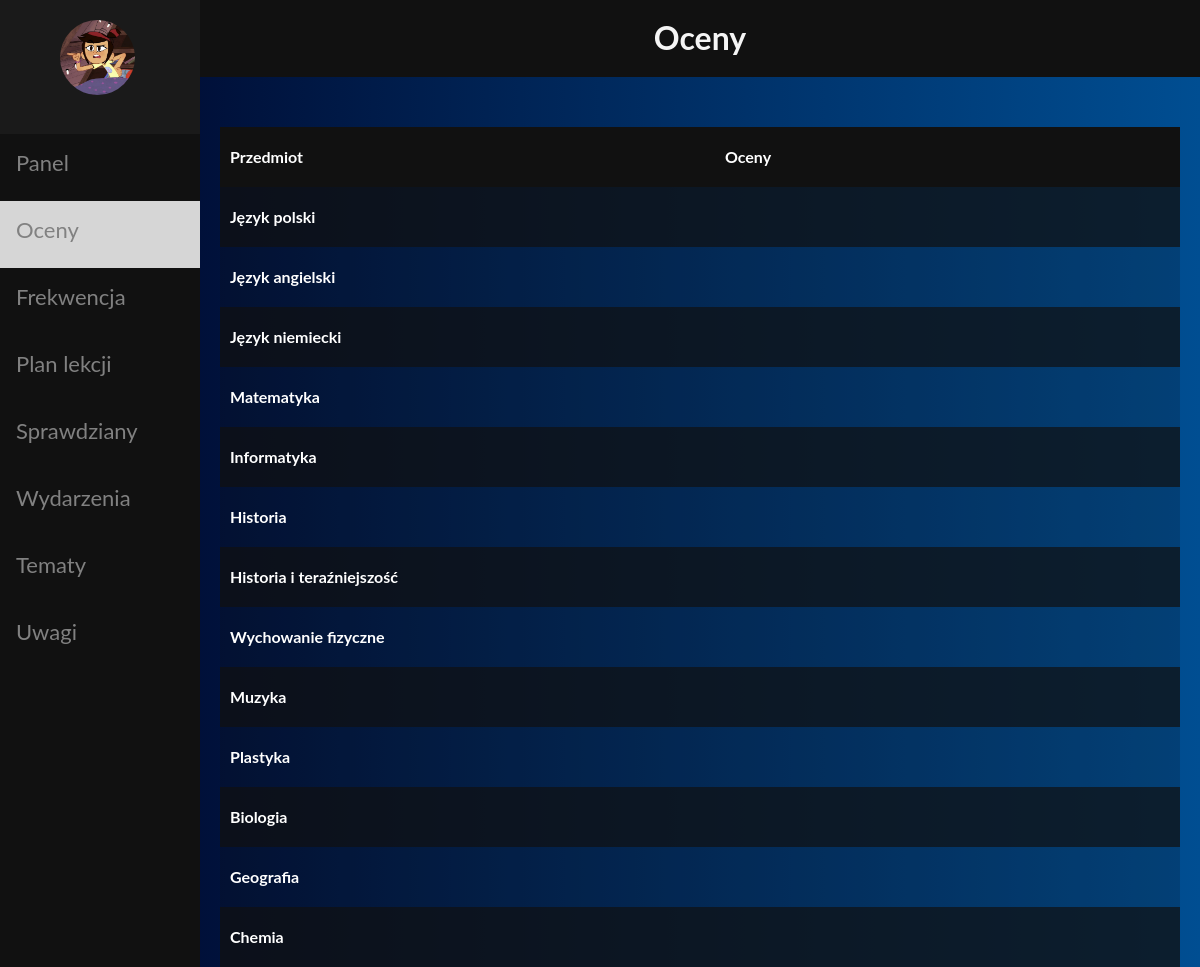
Screenshot of /grades.php (signed in) with the database file from the repository.
### tables this page shows
CREATE TABLE IF NOT EXISTS `subject` (
  `id` SMALLINT(2) UNSIGNED NOT NULL AUTO_INCREMENT,
  `teachers_id` SMALLINT(3) UNSIGNED NOT NULL,
  `name` VARCHAR(45) NULL,
  PRIMARY KEY (`id`),
    FOREIGN KEY (`teachers_id`)
    REFERENCES `teachers` (`id`)
    ON DELETE NO ACTION
    ON UPDATE NO ACTION
);

### grades.php (the view, shortened to what this page needs)
<!DOCTYPE html>
<html lang="pl">
<head>
    <link rel="stylesheet" href="./styles/normalize.css" type="text/css">
    <link rel="stylesheet" href="./styles/webkit.css" type="text/css">
    <link rel="stylesheet" href="./styles/style.css" type="text/css">
</head>
<body>
<nav class="sidenav">
    <div class="profile">
        <img src="./img/avatar.jpeg" class="avatar"></img>
    </div>
    <a href="panel.php">Panel</a>
    <a class="active" href="grades.php">Oceny</a>
    <a href="attendance.php">Frekwencja</a>
    <a href="timetable.php">Plan lekcji</a>
    <a href="exams.php">Sprawdziany</a>
    <a href="#">Wydarzenia</a>
    <a href="#">Tematy</a>
    <a href="#">Uwagi</a>
</nav>
<section>
    <header>
        <h1 class="grades">Oceny</h1>
    </header>
    <div>
        <table class="grades_table">
            <tr class="table_top">
                <th>Przedmiot</th>
                <td><b>Oceny</b></td>
            </tr>
            <?php
                $conn = mysqli_connect(CONN['host'], CONN['user'], CONN['password'], CONN['database']);
                mysqli_set_charset($conn, CONN['charset']);
                $subject = array();
                $result1 = mysqli_query($conn, "SELECT `subject`.* FROM `subject`;");
                if (mysqli_num_rows($result1) > 0) {
                    while ($row1 = mysqli_fetch_array($result1)) {
                        echo "<tr>";
                        echo "<th>" . $row1['name'] . "</th>";
                        array_push($subject, $row1['name']);
                        switch ($row1['name']) {
                            case "Język polski":
                                echo "<td>";
                                echo "</td>";
                                break;
                            case "Język angielski":
                                echo "<td>";
                                echo "</td>";
                                break;
                            case "Język niemiecki":
                                echo "<td>";
                                echo "</td>";
                                break;
                            case "Matematyka":
                                echo "<td>";
                                echo "</td>";
                                break;
                            case "Informatyka":
                                echo "<td>";
                                echo "</td>";
                                break;
                            case "Historia":
                                echo "<td>";
                                echo "</td>";
                                break;
                            case "Historia i teraźniejszość":
                                echo "<td>";
                                echo "</td>";
                                break;
                            case "Wychowanie fizyczne":
                                echo "<td>";
                                echo "</td>";
                                break;
                            case "Muzyka":
                                echo "<td>";
                                echo "</td>";
                                break;
                            case "Plastyka":
                                echo "<td>";
                                echo "</td>";
                                break;
                            case "Biologia":
                                echo "<td>";
                                echo "</td>";
                                break;
                            case "Geografia":
                                echo "<td>";
                                echo "</td>";
                                break;
                            case "Chemia":
                                echo "<td>";
                                echo "</td>";
                                break;
                        };
                    }
                } else {
                    die("Nie udało się odczytać danych");
                }
            ?>
        </table>
    </div>
</section>
</body>
</html>

### styles/style.css (style rules this page uses)
html { margin-left:200px }
body { background-image:linear-gradient(to right, #000428, #004e92);background-repeat:no-repeat;background-attachment:fixed;font-family:"Segoe UI",Tahoma,Geneva,Verdana,sans-serif;color:#fff }
header { text-align:center }
h1 { color:#f5f5f5 }
body { font-family:"Lato",sans-serif }
.sidenav { height:100%;width:200px;position:fixed;z-index:1;top:0;left:0;background-color:#111;overflow-x:hidden }
.sidenav a { width:auto;height:50px;padding:16px 1px 1px 16px;text-decoration:none;font-size:22px;color:#818181;display:block }
.sidenav a.active { background-color:#d6d6d6 }
.profile { padding-bottom:20px;padding-top:20px;background-color:#1a1a1a }
.avatar { width:75px;height:75px;margin-left:60px;border-radius:50% }
.grades { margin-top:0;padding:20px;background-color:#111;text-align:center }
.grades_table,.grades_table th,.grades_table td { height:70vh;width:80vw;margin-top:50px;margin-left:auto;margin-right:auto;border-collapse:collapse }
.grades_table th,.grades_table td,.grades_table th th,.grades_table th td,.grades_table td th,.grades_table td td { height:50px;padding:5px;padding-left:10px;text-align:left;background-color:rgba(17,17,17,.2) }
.table_top th,.table_top td { background-color:#111 }
.grades_table tr:nth-child(even) { background-color:rgba(17,17,17,.7) }

### rows the page displays
subject: name "Język polski"
subject: name "Język angielski"
subject: name "Język niemiecki"
subject: name "Matematyka"
subject: name "Informatyka"
subject: name "Historia"
subject: name "Historia i teraźniejszość"
subject: name "Wychowanie fizyczne"
subject: name "Muzyka"
subject: name "Plastyka"
subject: name "Biologia"
subject: name "Geografia"
subject: name "Chemia"
